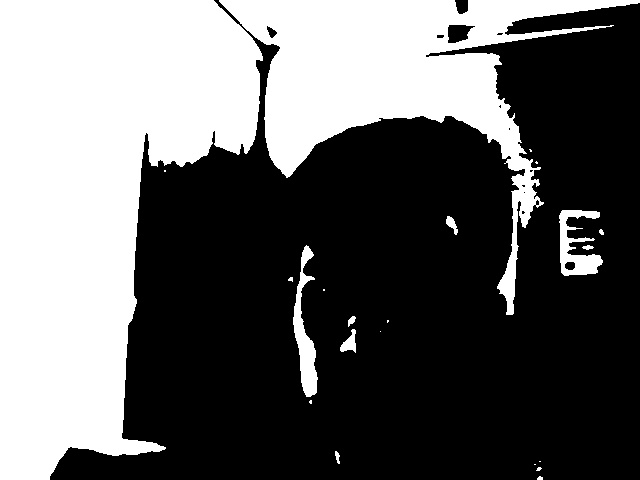
#> input picture opencv/capture/image.jpg, 640 x 480 px
$ python SURF.py
#> lines starting #> are read from the running program, lines starting #| are printed output that depends on the picture
import numpy as np
import cv2
from matplotlib import pyplot as plt

img1 = cv2.imread("capture/image.jpg", 0)  # queryImage
#> img1 is the input picture: shape (480, 640); min 0, max 255, mean 100.1
img2 = cv2.imread("one_pic/image_10.jpg", 0)  # trainImage
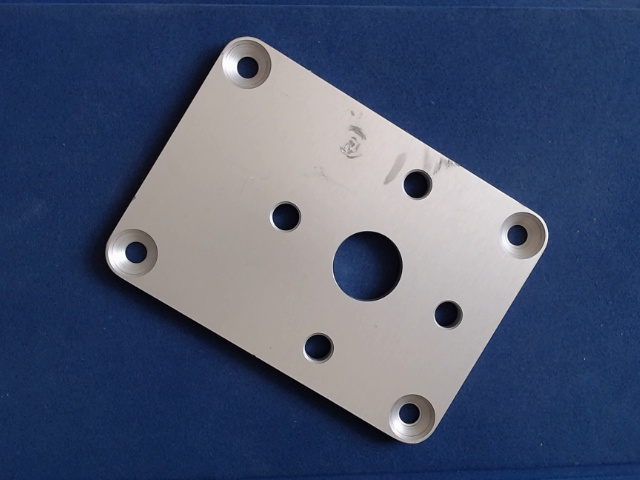
#> input picture opencv/one_pic/image_10.jpg, 640 x 480 px
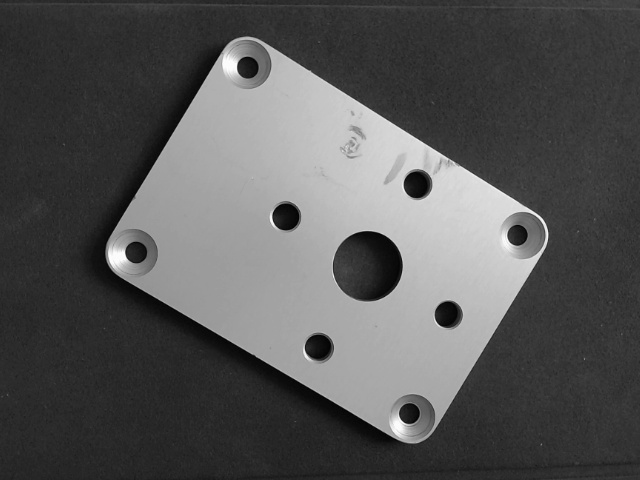
#> img2: shape (480, 640); min 0, max 255, mean 85.6

# Initiate SIFT detector
#> (the run stopped early here; a loop or call above may not have finished)
